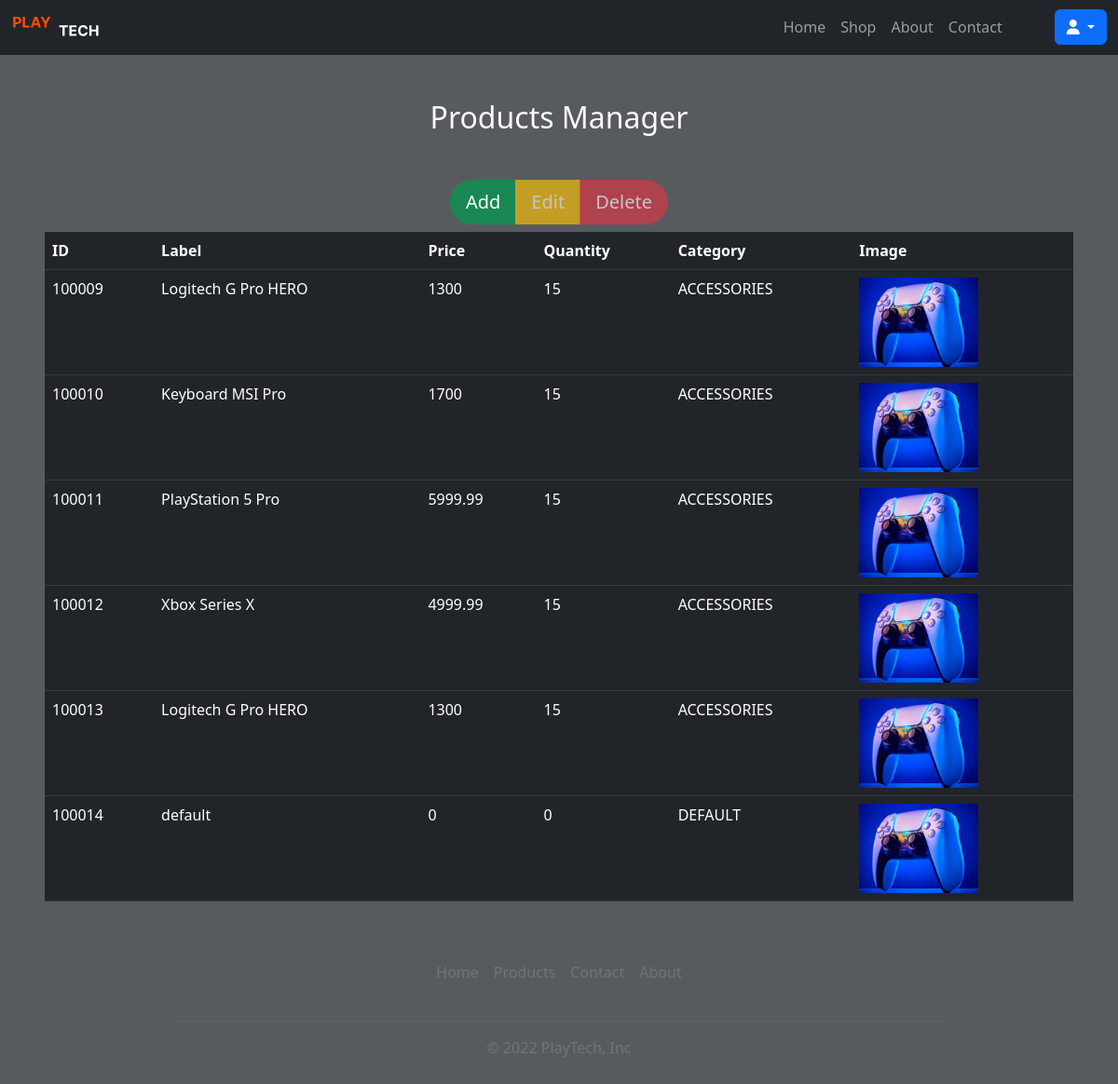
/admin/dashboard.php, run on an earlier commit of the app's database.
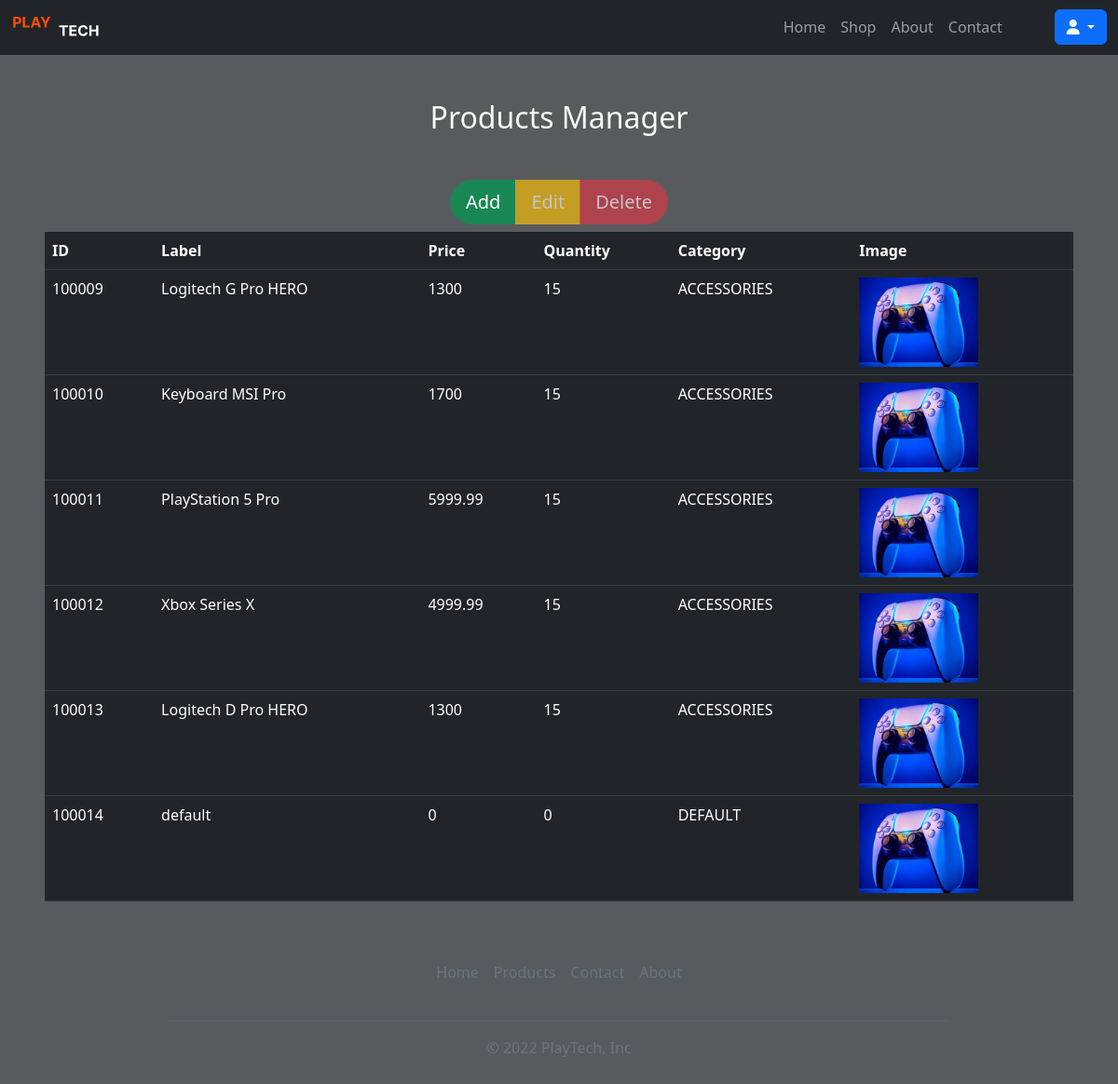
And on a later commit of the database.
### tables this page shows
CREATE TABLE `product` (
  `id_prod` int(11) NOT NULL,
  `prod_lib` varchar(30) NOT NULL,
  `price` double NOT NULL DEFAULT 0,
  `qtty` int(11) NOT NULL DEFAULT 0,
  `prod_img` text NOT NULL,
  `id_cat` int(11) NOT NULL DEFAULT 100000
);

CREATE TABLE `category` (
  `id_cat` int(11) NOT NULL,
  `cat_lib` varchar(30) NOT NULL
);

### admin/managment.php (called while the page is built, shortened)
<?php
include "../database/connection.php";
function getProducts()
{
    global $conn;
    $rslt = $conn->query("SELECT
        id_prod,
        prod_lib,
        qtty,
        price,
        prod_img,
        cat_lib FROM product JOIN category ON category.id_cat = product.id_cat;");
    $rows = $rslt->fetch_all(MYSQLI_ASSOC);
    return $rows;
}

### admin/dashboard.php (the view, shortened to what this page needs)
<?php
require "managment.php";
?>
<!DOCTYPE html>
<html lang="en">
<head>
    <?php require_once "../includes/etc/css-cdn.php" ?>
</head>
<body class="bg-dark bg-opacity-75">
    <?php require_once "../includes/navbar.php" ?>
    <div class="text-light container text-center my-5">
        <h2 class="h2">Products Manager</h2>
    </div>
    <div class="container-sm d-flex justify-content-center mb-2 ">
        <form action="operate.php" method="post">
            <div class="btn-group btn-group-lg" role="group" id="controls" aria-label="Basic mixed styles example">
                <a href="createEdit.php?add" class="btn btn-success btn rounded-pill rounded-end ">Add</a>
                <a id="edit-link" class="btn btn-warning text-white disabled">Edit</a>
                <button type="submit" name="delete" id="btn-delete" value="-1" class="btn  btn-danger rounded-pill rounded-start disabled">Delete</button>
            </div>
        </form>
    </div>
    <div class="table-responsive mx-md-5">
        <table class="table table-dark table-hover ">
            <thead>
                <tr>
                    <th scope="col">ID</th>
                    <th scope="col">Label</th>
                    <th scope="col">Price</th>
                    <th scope="col">Quantity</th>
                    <th scope="col">Category</th>
                    <th scope="col">Image</th>
                </tr>
            </thead>
            <tbody>
                <?php foreach (getProducts() as $row) {
                ?>
                    <tr class="">
                        <td scope="row"><?php echo $row["id_prod"]; ?></td>
                        <td><?php echo $row["prod_lib"]; ?></td>
                        <td><?php echo $row["price"]; ?></td>
                        <td><?php echo $row["qtty"]; ?></td>
                        <td><?php echo $row["cat_lib"]; ?></td>
                        <td><img width="128px" height="128px" src="<?php echo "../download/" . $row["prod_img"]; ?>" class="img-fluid" alt="product image"></td>
                    </tr>
                <?php } ?>
            </tbody>
        </table>
    </div>
    <?php require_once "../includes/footer.php" ?>
</body>
</html>

What changed in the data, as far as the page shows it:
changed product id 100013: prod_lib "Logitech G Pro HERO" → "Logitech D Pro HERO"
